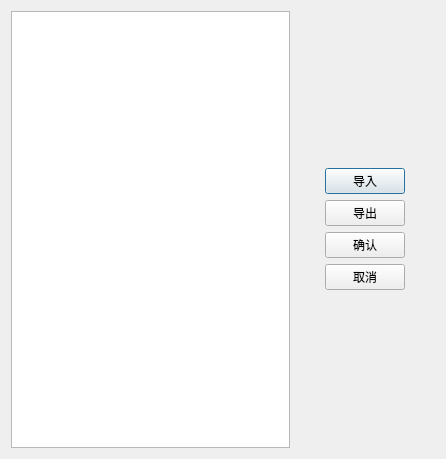
<?xml version="1.0" encoding="UTF-8"?>
<ui version="4.0">
 <class>infoTool</class>
 <widget class="QDialog" name="infoTool">
  <property name="geometry">
   <rect>
    <x>0</x>
    <y>0</y>
    <width>446</width>
    <height>459</height>
   </rect>
  </property>
  <property name="windowTitle">
   <string>Dialog</string>
  </property>
  <property name="windowIcon">
   <iconset resource="rc.qrc">
    <normaloff>:/F:/OCX/icon.png</normaloff>:/F:/OCX/icon.png</iconset>
  </property>
  <property name="styleSheet">
   <string notr="true">QPalette{background:#F5F5F5;}QGroupBox#gboxDevicePanel&gt;QLabel{color:#000000;}

QWidget#frmMain,QWidget[Form=&quot;true&quot;]{
border:1px solid #B2B6B9;
border-radius:0px;
}

.QFrame{
border:1px solid #B2B6B9;
border-radius:5px;
}

QLabel,QLineEdit,QTextEdit,QPlainTextEdit,QSpinBox,QGroupBox,QComboBox,QDateEdit,QTimeEdit,QDateTimeEdit,QSpinBox,QTreeView,QListView,QTableView,QTabWidget::pane{
color:#000000;
}

QWidget#widget_title{
background:qlineargradient(spread:pad,x1:0,y1:0,x2:0,y2:1,stop:0 #E1E4E6,stop:1 #CCD3D9);
}

QLabel#lab_Ico,QLabel#lab_Title{
border-radius:0px;
color:#000000;
background-color:rgba(0,0,0,0);
border-style:none;
}

QToolButton::menu-indicator{
image:None;
}

QToolButton,QWidget#widget_frm&gt;QLabel{
border-style:none;
padding:10px;
color:#000000;
background:qlineargradient(spread:pad,x1:0,y1:0,x2:0,y2:1,stop:0 #E1E4E6,stop:1 #CCD3D9);
}

QToolButton:hover,QWidget#widget_frm&gt;QLabel:hover{
background:qlineargradient(spread:pad,x1:0,y1:0,x2:0,y2:1,stop:0 #F2F3F4,stop:1 #E7E9EB);
}

QLabel[labVideo=&quot;true&quot;]{
color:#000000;
border:1px solid #B2B6B9;
background:qlineargradient(spread:pad,x1:0,y1:0,x2:0,y2:1,stop:0 #E1E4E6,stop:1 #CCD3D9);
}

QLabel[labVideo=&quot;true&quot;]:focus{
border:1px solid #FF0000;
background:qlineargradient(spread:pad,x1:0,y1:0,x2:0,y2:1,stop:0 #F2F3F4,stop:1 #E7E9EB);
}

QLineEdit,QTextEdit,QPlainTextEdit,QSpinBox{
border:1px solid #B2B6B9;
border-radius:5px;
padding:2px;
background:none;
selection-background-color:#E1E4E6;
selection-color:#000000;
}

QLineEdit[echoMode=&quot;2&quot;]{
lineedit-password-character:9679;
}

.QGroupBox{
border:1px solid #B2B6B9;
border-radius:5px;
}

.QPushButton{
border-style:none;
border:1px solid #B2B6B9;
color:#000000;
padding:5px;
min-height:20px;
border-radius:5px;
background:qlineargradient(spread:pad,x1:0,y1:0,x2:0,y2:1,stop:0 #E1E4E6,stop:1 #CCD3D9);
}

.QPushButton:hover{
background:qlineargradient(spread:pad,x1:0,y1:0,x2:0,y2:1,stop:0 #F2F3F4,stop:1 #E7E9EB);
}

.QPushButton:pressed{
background:qlineargradient(spread:pad,x1:0,y1:0,x2:0,y2:1,stop:0 #E1E4E6,stop:1 #CCD3D9);
}

.QPushButton:disabled{
color:#838383;
background:#F4F4F4;
}

QPushButton#btnSplitterH{
padding:2px;
min-height:8px;
}

QPushButton#btnMenu,QPushButton#btnMenu_Min,QPushButton#btnMenu_Max,QPushButton#btnMenu_Close,QPushButton#btnSplitterV,QPushButton#btnSplitterH{
border-radius:0px;
color:#000000;
background-color:rgba(0,0,0,0);
border-style:none;
}

QPushButton#btnMenu:hover,QPushButton#btnMenu_Min:hover,QPushButton#btnMenu_Max:hover,QPushButton#btnSplitterV:hover,QPushButton#btnSplitterH:hover{
background-color:qlineargradient(spread:pad,x1:0,y1:1,x2:0,y2:0,stop:0 rgba(25,134,199,0),stop:1 #F2F3F4);
}

QPushButton#btnMenu_Close:hover{
background-color:qlineargradient(spread:pad,x1:0,y1:1,x2:0,y2:0,stop:0 rgba(238,0,0,128),stop:1 rgba(238,44,44,255));
}

QCheckBox{
color:#000000;
spacing:2px;
}

QCheckBox::indicator{
width:20px;
height:20px;
}

QCheckBox::indicator:unchecked{
image:url(:/image/checkbox_unchecked.png);
}

QCheckBox::indicator:checked{
image:url(:/image/checkbox_checked.png);
}

QRadioButton{
color:#000000;
spacing:2px;
}

QRadioButton::indicator{
width:15px;
height:15px;
}

QRadioButton::indicator::unchecked{
image:url(:/image/radio_normal.png);
}

QRadioButton::indicator::checked{
image:url(:/image/radio_selected.png);
}

QSpinBox::up-button,QDateEdit::up-button,QTimeEdit::up-button,QDateTimeEdit::up-button{
image:url(:/image/add_top.png);
}

QSpinBox::down-button,QDateEdit::down-button,QTimeEdit::down-button,QDateTimeEdit::down-button{
image:url(:/image/add_bottom.png);
}

QComboBox,QDateEdit,QTimeEdit,QDateTimeEdit,QSpinBox{
border-radius:3px;
padding:3px 5px 3px 5px;
border:1px solid #B2B6B9;
background:none;
selection-background-color:#E1E4E6;
selection-color:#000000;
}

QComboBox::drop-down,QDateEdit::drop-down,QTimeEdit::drop-down,QDateTimeEdit::drop-down{
subcontrol-origin:padding;
subcontrol-position:top right;
width:15px;
border-left-width:1px;
border-left-style:solid;
border-top-right-radius:3px;
border-bottom-right-radius:3px;
border-left-color:#B2B6B9;
}

QComboBox::down-arrow,QDateEdit::down-arrow,QTimeEdit::down-arrow,QDateTimeEdit::down-arrow{
image:url(:/image/add_bottom.png);
}

QMenu{
color:#000000;
background-color:#E1E4E6;
margin:2px;
}

QMenu::item{
padding:3px 20px 3px 20px;
}

QMenu::indicator{
width:13px;
height:13px;
}

QMenu::item:selected{
color:#000000;
border:0px solid #B2B6B9;
background:qlineargradient(spread:pad,x1:0,y1:0,x2:0,y2:1,stop:0 #E1E4E6,stop:1 #CCD3D9);
}

QMenu::separator{
height:1px;
background:#B2B6B9;
}

QProgressBar{
background:#E1E4E6;
border-radius:5px;
text-align:center;
border:1px solid #B2B6B9;
}

QProgressBar::chunk{
width:5px;
margin:0.5px;
background-color:#B2B6B9;
}

QSlider::groove:horizontal,QSlider::add-page:horizontal{
height:8px;
border-radius:3px;
background:#B2B6B9;
}

QSlider::sub-page:horizontal{
height:8px;
border-radius:3px;
background:#787878;
}

QSlider::handle:horizontal{
width:13px;
margin-top:-3px;
margin-bottom:-3px;
border-radius:6px;
background:qradialgradient(spread:pad,cx:0.5,cy:0.5,radius:0.5,fx:0.5,fy:0.5,stop:0.6 #FFFFFF,stop:0.8 #B2B6B9);
}

QSlider::groove:vertical,QSlider::sub-page:vertical{
width:8px;
border-radius:3px;
background:#B2B6B9;
}

QSlider::add-page:vertical{
width:8px;
border-radius:3px;
background:#787878;
}

QSlider::handle:vertical{
height:13px;
margin-left:-2px;
margin-right:-3px;
border-radius:6px;
background:qradialgradient(spread:pad,cx:0.5,cy:0.5,radius:0.5,fx:0.5,fy:0.5,stop:0.6 #FFFFFF,stop:0.8 #B2B6B9);
}

QScrollBar:vertical{
width:10px;
background-color:rgba(0,0,0,0%);
padding-top:10px;
padding-bottom:10px;
}

QScrollBar:horizontal{
height:10px;
background-color:rgba(0,0,0,0%);
padding-left:10px;
padding-right:10px;
}

QScrollBar::handle:vertical,QScrollBar::handle:horizontal{
width:10px;
background:#CCD3D9;
}

QScrollBar::handle:vertical:hover,QScrollBar::handle:horizontal:hover{
width:10px;
background:#E7E9EB;
}

QScrollBar::add-line:vertical{
height:10px;
width:10px;
subcontrol-position:bottom;
subcontrol-origin:margin;
border-border-image:url(:/image/add_bottom.png);
}

QScrollBar::add-line:horizontal{
height:10px;
width:10px;
subcontrol-position:right;
subcontrol-origin:margin;
border-image:url(:/image/add_right.png);
}

QScrollBar::sub-line:vertical{
height:10px;
width:10px;
subcontrol-position:top;
subcontrol-origin:margin;
border-image:url(:/image/add_top.png);
}

QScrollBar::sub-line:horizontal{
height:10px;
width:10px;
subcontrol-position:left;
subcontrol-origin:margin;
image:url(:/image/add_left.png);
}

QScrollBar::add-page:vertical,QScrollBar::sub-page:vertical,QScrollBar::add-page:horizontal,QScrollBar::sub-page:horizontal{
width:10px;
background:#B2B6B9;
}

QScrollArea{
border:0px;
}

QTreeView,QListView,QTableView,QTabWidget::pane{
border:1px solid #B2B6B9;
selection-background-color:#F2F3F4;
selection-color:#000000;
alternate-background-color:#E7E9EB;
}

QTableView::item:selected,QListView::item:selected,QTreeView::item:selected{
color:#000000;
background:qlineargradient(spread:pad,x1:0,y1:0,x2:0,y2:1,stop:0 #E1E4E6,stop:1 #CCD3D9);
}

QTableView::item:hover,QListView::item:hover,QTreeView::item:hover{
color:#000000;
background:qlineargradient(spread:pad,x1:0,y1:0,x2:0,y2:1,stop:0 #F2F3F4,stop:1 #E7E9EB);
}

QTableView::item,QListView::item,QTreeView::item{
padding:5px;
margin:0px;
}

QHeaderView::section,QTableCornerButton:section{
padding:3px;
margin:0px;
color:#000000;
border:1px solid #B2B6B9;
background:qlineargradient(spread:pad,x1:0,y1:0,x2:0,y2:1,stop:0 #F2F3F4,stop:1 #E7E9EB);
}

QTabBar::tab{
border-radius:5px;
border:1px solid #B2B6B9;
color:#000000;
min-width:55px;
min-height:20px;
padding:3px 8px 3px 8px;
margin:1px;
background:qlineargradient(spread:pad,x1:0,y1:0,x2:0,y2:1,stop:0 #F2F3F4,stop:1 #E7E9EB);
}

QTabBar::tab:selected,QTabBar::tab:hover{
background:qlineargradient(spread:pad,x1:0,y1:0,x2:0,y2:1,stop:0 #E1E4E6,stop:1 #CCD3D9);
}

QStatusBar::item{
border:0px solid #E1E4E6;
border-radius:3px;
}

QToolBox::tab,QToolTip,QGroupBox#gboxDevicePanel{
padding:3px;
border-radius: 5px;
color:#000000;
background:qlineargradient(spread:pad,x1:0,y1:0,x2:0,y2:1,stop:0 #E1E4E6,stop:1 #CCD3D9);
}

QToolBox::tab:selected{
background:qlineargradient(spread:pad,x1:0,y1:0,x2:0,y2:1,stop:0 #F2F3F4,stop:1 #E7E9EB);
}
</string>
  </property>
  <layout class="QGridLayout" name="gridLayout">
   <item row="0" column="0">
    <layout class="QHBoxLayout" name="horizontalLayout_2" stretch="2,1">
     <item>
      <widget class="QTableWidget" name="tableWidget"/>
     </item>
     <item>
      <layout class="QVBoxLayout" name="verticalLayout_2">
       <item>
        <layout class="QHBoxLayout" name="horizontalLayout">
         <item>
          <spacer name="horizontalSpacer">
           <property name="orientation">
            <enum>Qt::Horizontal</enum>
           </property>
           <property name="sizeHint" stdset="0">
            <size>
             <width>40</width>
             <height>20</height>
            </size>
           </property>
          </spacer>
         </item>
         <item>
          <layout class="QVBoxLayout" name="verticalLayout">
           <item>
            <widget class="QPushButton" name="pb_im">
             <property name="text">
              <string>导入</string>
             </property>
            </widget>
           </item>
           <item>
            <widget class="QPushButton" name="pb_ex">
             <property name="text">
              <string>导出</string>
             </property>
            </widget>
           </item>
           <item>
            <widget class="QPushButton" name="pb_yes">
             <property name="text">
              <string>确认</string>
             </property>
            </widget>
           </item>
           <item>
            <widget class="QPushButton" name="pb_cancel">
             <property name="text">
              <string>取消</string>
             </property>
            </widget>
           </item>
          </layout>
         </item>
         <item>
          <spacer name="horizontalSpacer_2">
           <property name="orientation">
            <enum>Qt::Horizontal</enum>
           </property>
           <property name="sizeHint" stdset="0">
            <size>
             <width>40</width>
             <height>20</height>
            </size>
           </property>
          </spacer>
         </item>
        </layout>
       </item>
      </layout>
     </item>
    </layout>
   </item>
  </layout>
 </widget>
 <resources>
  <include location="rc.qrc"/>
 </resources>
 <connections/>
</ui>
